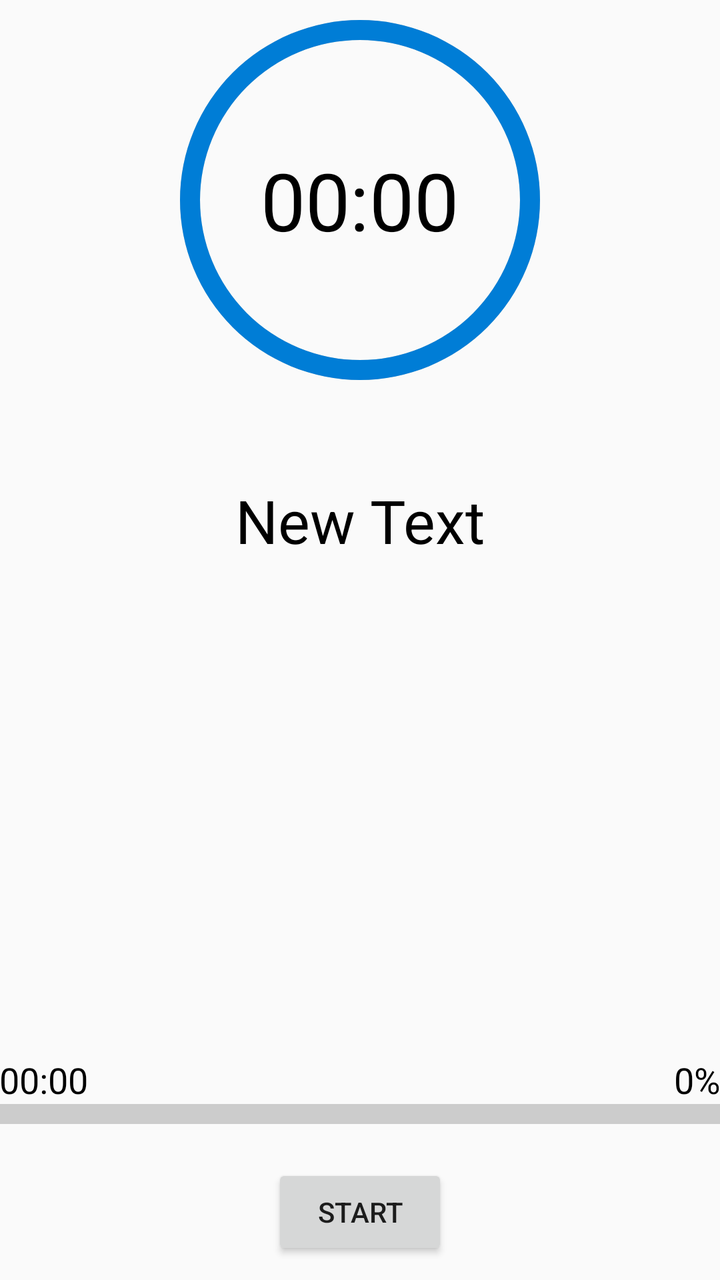
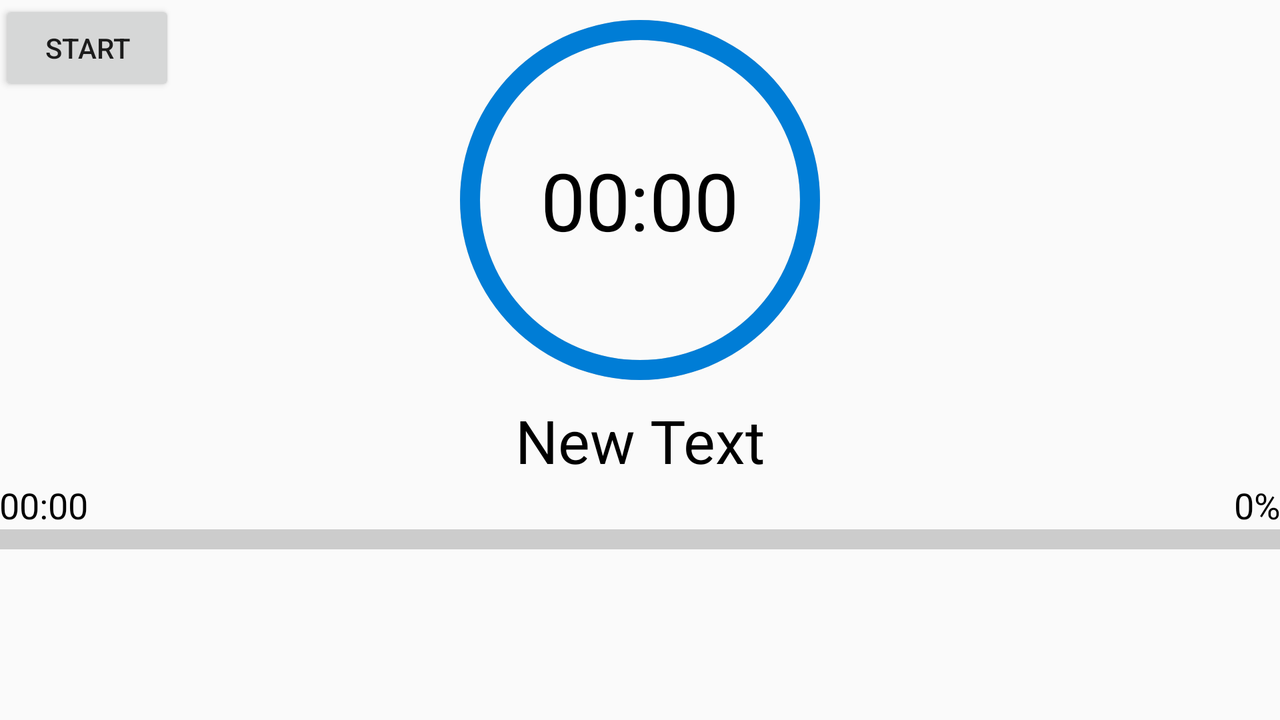

Two renders of one Android screen. The first uses the default layout on a phone; the second uses the alternative layout the repository ships for a different screen configuration, on a matching device. The two XML files are below.
<!-- AndroidManifest.xml: application theme AppTheme -->
<!-- res/layout/content_workout.xml -->
<?xml version="1.0" encoding="utf-8"?>
<RelativeLayout xmlns:android="http://schemas.android.com/apk/res/android"
                xmlns:app="http://schemas.android.com/apk/res-auto"
                xmlns:tools="http://schemas.android.com/tools"
                android:layout_width="match_parent"
                android:layout_height="match_parent"
                android:paddingBottom="@dimen/activity_vertical_margin"
                android:paddingLeft="@dimen/activity_horizontal_margin"
                android:paddingRight="@dimen/activity_horizontal_margin"
                android:paddingTop="@dimen/activity_vertical_margin"
                app:layout_behavior="@string/appbar_scrolling_view_behavior"
                tools:context="com.grawin.couchto5k.WorkoutActivity"
                tools:showIn="@layout/activity_workout">

    <RelativeLayout
        android:id="@+id/layoutProgressBar"
        android:layout_width="wrap_content"
        android:layout_height="wrap_content"
        android:layout_centerHorizontal="true"
        android:layout_alignParentTop="true">

        <ProgressBar
            android:id="@+id/activityProgressBar"
            style="?android:attr/progressBarStyleHorizontal"
            android:progressDrawable="@drawable/circular_progress_bar"
            android:background="@drawable/circle_background"
            android:layout_width="200dp"
            android:layout_height="200dp"
            android:indeterminate="false"
            android:max="100"
            android:progress="100"
            />

        <TextView
            android:id="@+id/timerText"
            android:layout_width="wrap_content"
            android:layout_height="wrap_content"
            android:text="00:00"
            android:layout_centerInParent="true"
            android:textSize="40sp"
            android:textColor="#000000"/>

    </RelativeLayout>

    <TextView
        android:layout_width="wrap_content"
        android:layout_height="wrap_content"
        android:text="New Text"
        android:id="@+id/workoutTextView"
        android:layout_below="@+id/layoutProgressBar"
        android:layout_centerHorizontal="true"
        android:layout_marginTop="40.0dip"
        android:textSize="30sp"
        android:textColor="#000000"/>

     <RelativeLayout
        android:layout_width="match_parent"
        android:layout_height="wrap_content"
        android:layout_above="@+id/timerButton"
        android:layout_alignParentLeft="true"
        android:layout_alignParentStart="true"
         android:layout_marginBottom="20.0dip">
         <TextView
             android:layout_width="wrap_content"
             android:layout_height="wrap_content"
             android:text="00:00"
             android:id="@+id/overallTime"
             android:layout_centerHorizontal="true"
             android:textSize="18sp"
             android:textColor="#000000"
             android:layout_alignParentLeft="true"
             android:layout_alignParentStart="true"/>
         <TextView
             android:layout_width="wrap_content"
             android:layout_height="wrap_content"
             android:text="0%"
             android:id="@+id/overallPercent"
             android:layout_centerHorizontal="true"
             android:textSize="18sp"
             android:textColor="#000000"
             android:layout_alignParentRight="true"
             android:layout_alignParentEnd="true"/>
         <ProgressBar
             style="?android:attr/progressBarStyleHorizontal"
             android:progressDrawable="@drawable/custom_progressbar"
             android:layout_width="match_parent"
             android:layout_height="10.0dp"
             android:id="@+id/overallProgressBar"
             android:layout_below="@+id/overallTime"
             android:layout_centerHorizontal="true"/>
    </RelativeLayout>

    <Button
        android:layout_width="wrap_content"
        android:layout_height="wrap_content"
        android:text="Start"
        android:id="@+id/timerButton"
        android:onClick="handleStartTimerButton"
        android:layout_marginBottom="10.0dip"
        android:layout_alignParentBottom="true"
        android:layout_centerHorizontal="true"/>

</RelativeLayout>
<!-- res/layout/activity_workout.xml (included above) -->
<?xml version="1.0" encoding="utf-8"?>
<android.support.design.widget.CoordinatorLayout
    xmlns:android="http://schemas.android.com/apk/res/android"
    xmlns:app="http://schemas.android.com/apk/res-auto"
    xmlns:tools="http://schemas.android.com/tools"
    android:layout_width="match_parent"
    android:layout_height="match_parent"
    android:fitsSystemWindows="true"
    tools:context="com.grawin.couchto5k.WorkoutActivity">

    <android.support.design.widget.AppBarLayout
        android:layout_width="match_parent"
        android:layout_height="wrap_content"
        android:theme="@style/AppTheme.AppBarOverlay">

        <android.support.v7.widget.Toolbar
            android:id="@+id/toolbar"
            android:layout_width="match_parent"
            android:layout_height="?attr/actionBarSize"
            android:background="?attr/colorPrimary"
            app:popupTheme="@style/AppTheme.PopupOverlay"/>

    </android.support.design.widget.AppBarLayout>

    <include layout="@layout/content_workout"/>

</android.support.design.widget.CoordinatorLayout>
<!-- resources referenced by this layout -->
<resources>
  <!-- drawable circle_background (drawable) -->
  <?xml version="1.0" encoding="utf-8"?>
  <shape
      xmlns:android="http://schemas.android.com/apk/res/android"
      android:shape="ring"
      android:innerRadiusRatio="2.5"
      android:thickness="10.0dip"
      android:useLevel="false">
  
      <solid android:color="#CCC" />
  
  </shape>
  <!-- drawable circular_progress_bar (drawable) -->
  <?xml version="1.0" encoding="utf-8"?>
  <rotate xmlns:android="http://schemas.android.com/apk/res/android"
          android:fromDegrees="90"
          android:toDegrees="90">
      <shape
          android:innerRadiusRatio="2.5"
          android:shape="ring"
          android:thickness="10.0dip"
          android:useLevel="true">
  
          <gradient
              android:angle="0"
              android:endColor="#007DD6"
              android:startColor="#007DD6"
              android:type="sweep"
              android:useLevel="false" />
      </shape>
  </rotate>
  
  <!-- drawable custom_progressbar (drawable) -->
  <?xml version="1.0" encoding="utf-8"?>
  <layer-list xmlns:android="http://schemas.android.com/apk/res/android">
  
      
      <item android:id="@android:id/background">
          <shape>
              <gradient
                  android:startColor="@color/progressBackground"
                  android:centerColor="@color/progressBackground"
                  android:centerY="1.0"
                  android:endColor="@color/progressBackground"
                  android:angle="270"
                  />
          </shape>
      </item>
  
      
      <item android:id="@android:id/progress">
          <clip>
              <shape>
                  <gradient
                      android:startColor="@color/progressColor"
                      android:centerColor="@color/progressColor"
                      android:centerY="1.0"
                      android:endColor="@color/progressColor"
                      android:angle="270"
                      />
              </shape>
          </clip>
      </item>
  </layer-list>
  <style name="AppTheme.AppBarOverlay" parent="ThemeOverlay.AppCompat.Dark.ActionBar" />
  <style name="AppTheme.PopupOverlay" parent="ThemeOverlay.AppCompat.Light" />
  <style name="AppTheme" parent="Theme.AppCompat.Light.DarkActionBar">
          
          <item name="colorPrimary">@color/colorPrimary</item>
          <item name="colorPrimaryDark">@color/colorPrimaryDark</item>
          <item name="colorAccent">@color/colorAccent</item>
  
          
          <item name="android:dropDownListViewStyle">@style/mySpinnerStyle</item>
      </style>
  <color name="progressBackground">#CCC</color>
  <color name="progressColor">#007DD6</color>
  <color name="colorPrimary">#009688</color>
  <color name="colorPrimaryDark">#00796B</color>
  <color name="colorAccent">#FF5252</color>
  <style name="mySpinnerStyle" parent="android:Widget.ListView.DropDown">
  
  
          
          <item name="android:divider">@color/progressBackground</item>
          <item name="android:dividerHeight">1dp</item>
  
          
      </style>
</resources>
<!-- res/layout-land/content_workout.xml (the author's variant of the layout above) -->
<!-- drawn on the phone turned sideways -->
<?xml version="1.0" encoding="utf-8"?>
<RelativeLayout xmlns:android="http://schemas.android.com/apk/res/android"
                xmlns:app="http://schemas.android.com/apk/res-auto"
                xmlns:tools="http://schemas.android.com/tools"
                android:layout_width="match_parent"
                android:layout_height="match_parent"
                android:paddingBottom="@dimen/activity_vertical_margin"
                android:paddingLeft="@dimen/activity_horizontal_margin"
                android:paddingRight="@dimen/activity_horizontal_margin"
                android:paddingTop="@dimen/activity_vertical_margin"
                app:layout_behavior="@string/appbar_scrolling_view_behavior"
                tools:context="com.grawin.couchto5k.WorkoutActivity"
                tools:showIn="@layout/activity_workout">

    <RelativeLayout
        android:id="@+id/layoutProgressBar"
        android:layout_width="wrap_content"
        android:layout_height="wrap_content"
        android:layout_centerHorizontal="true"
        android:layout_alignParentTop="true">

        <ProgressBar
            android:id="@+id/activityProgressBar"
            style="?android:attr/progressBarStyleHorizontal"
            android:progressDrawable="@drawable/circular_progress_bar"
            android:background="@drawable/circle_background"
            android:layout_width="200dp"
            android:layout_height="200dp"
            android:indeterminate="false"
            android:max="100"
            android:progress="100"
            />

        <TextView
            android:id="@+id/timerText"
            android:layout_width="wrap_content"
            android:layout_height="wrap_content"
            android:text="00:00"
            android:layout_centerInParent="true"
            android:textSize="40sp"
            android:textColor="#000000"/>

    </RelativeLayout>

    <TextView
        android:layout_width="wrap_content"
        android:layout_height="wrap_content"
        android:text="New Text"
        android:id="@+id/workoutTextView"
        android:layout_below="@+id/layoutProgressBar"
        android:layout_centerHorizontal="true"

        android:textSize="30sp"
        android:textColor="#000000"/>

     <RelativeLayout
        android:layout_width="match_parent"
        android:layout_height="wrap_content"
        android:layout_below="@+id/workoutTextView"
        android:layout_alignParentLeft="true"
        android:layout_alignParentStart="true"
         android:layout_marginBottom="20.0dip">
         <TextView
             android:layout_width="wrap_content"
             android:layout_height="wrap_content"
             android:text="00:00"
             android:id="@+id/overallTime"
             android:layout_centerHorizontal="true"
             android:textSize="18sp"
             android:textColor="#000000"
             android:layout_alignParentLeft="true"
             android:layout_alignParentStart="true"/>
         <TextView
             android:layout_width="wrap_content"
             android:layout_height="wrap_content"
             android:text="0%"
             android:id="@+id/overallPercent"
             android:layout_centerHorizontal="true"
             android:textSize="18sp"
             android:textColor="#000000"
             android:layout_alignParentRight="true"
             android:layout_alignParentEnd="true"/>
         <ProgressBar
             style="?android:attr/progressBarStyleHorizontal"
             android:progressDrawable="@drawable/custom_progressbar"
             android:layout_width="match_parent"
             android:layout_height="10.0dp"
             android:id="@+id/overallProgressBar"
             android:layout_below="@+id/overallTime"
             android:layout_centerHorizontal="true"/>
    </RelativeLayout>

    <Button
        android:layout_width="wrap_content"
        android:layout_height="wrap_content"
        android:text="@string/start"
        android:id="@+id/timerButton"
        android:onClick="handleStartTimerButton"
        android:layout_marginBottom="10.0dip"/>

</RelativeLayout>
<!-- res/layout/content_workout.xml (included above) -->
<?xml version="1.0" encoding="utf-8"?>
<RelativeLayout xmlns:android="http://schemas.android.com/apk/res/android"
                xmlns:app="http://schemas.android.com/apk/res-auto"
                xmlns:tools="http://schemas.android.com/tools"
                android:layout_width="match_parent"
                android:layout_height="match_parent"
                android:paddingBottom="@dimen/activity_vertical_margin"
                android:paddingLeft="@dimen/activity_horizontal_margin"
                android:paddingRight="@dimen/activity_horizontal_margin"
                android:paddingTop="@dimen/activity_vertical_margin"
                app:layout_behavior="@string/appbar_scrolling_view_behavior"
                tools:context="com.grawin.couchto5k.WorkoutActivity"
                tools:showIn="@layout/activity_workout">

    <RelativeLayout
        android:id="@+id/layoutProgressBar"
        android:layout_width="wrap_content"
        android:layout_height="wrap_content"
        android:layout_centerHorizontal="true"
        android:layout_alignParentTop="true">

        <ProgressBar
            android:id="@+id/activityProgressBar"
            style="?android:attr/progressBarStyleHorizontal"
            android:progressDrawable="@drawable/circular_progress_bar"
            android:background="@drawable/circle_background"
            android:layout_width="200dp"
            android:layout_height="200dp"
            android:indeterminate="false"
            android:max="100"
            android:progress="100"
            />

        <TextView
            android:id="@+id/timerText"
            android:layout_width="wrap_content"
            android:layout_height="wrap_content"
            android:text="00:00"
            android:layout_centerInParent="true"
            android:textSize="40sp"
            android:textColor="#000000"/>

    </RelativeLayout>

    <TextView
        android:layout_width="wrap_content"
        android:layout_height="wrap_content"
        android:text="New Text"
        android:id="@+id/workoutTextView"
        android:layout_below="@+id/layoutProgressBar"
        android:layout_centerHorizontal="true"
        android:layout_marginTop="40.0dip"
        android:textSize="30sp"
        android:textColor="#000000"/>

     <RelativeLayout
        android:layout_width="match_parent"
        android:layout_height="wrap_content"
        android:layout_above="@+id/timerButton"
        android:layout_alignParentLeft="true"
        android:layout_alignParentStart="true"
         android:layout_marginBottom="20.0dip">
         <TextView
             android:layout_width="wrap_content"
             android:layout_height="wrap_content"
             android:text="00:00"
             android:id="@+id/overallTime"
             android:layout_centerHorizontal="true"
             android:textSize="18sp"
             android:textColor="#000000"
             android:layout_alignParentLeft="true"
             android:layout_alignParentStart="true"/>
         <TextView
             android:layout_width="wrap_content"
             android:layout_height="wrap_content"
             android:text="0%"
             android:id="@+id/overallPercent"
             android:layout_centerHorizontal="true"
             android:textSize="18sp"
             android:textColor="#000000"
             android:layout_alignParentRight="true"
             android:layout_alignParentEnd="true"/>
         <ProgressBar
             style="?android:attr/progressBarStyleHorizontal"
             android:progressDrawable="@drawable/custom_progressbar"
             android:layout_width="match_parent"
             android:layout_height="10.0dp"
             android:id="@+id/overallProgressBar"
             android:layout_below="@+id/overallTime"
             android:layout_centerHorizontal="true"/>
    </RelativeLayout>

    <Button
        android:layout_width="wrap_content"
        android:layout_height="wrap_content"
        android:text="Start"
        android:id="@+id/timerButton"
        android:onClick="handleStartTimerButton"
        android:layout_marginBottom="10.0dip"
        android:layout_alignParentBottom="true"
        android:layout_centerHorizontal="true"/>

</RelativeLayout>
<!-- resources referenced by the variant -->
<!-- as the phone turned sideways resolves them -->
<resources>
  <!-- drawable circle_background (drawable) -->
  <?xml version="1.0" encoding="utf-8"?>
  <shape
      xmlns:android="http://schemas.android.com/apk/res/android"
      android:shape="ring"
      android:innerRadiusRatio="2.5"
      android:thickness="10.0dip"
      android:useLevel="false">
  
      <solid android:color="#CCC" />
  
  </shape>
  <!-- drawable circular_progress_bar (drawable) -->
  <?xml version="1.0" encoding="utf-8"?>
  <rotate xmlns:android="http://schemas.android.com/apk/res/android"
          android:fromDegrees="90"
          android:toDegrees="90">
      <shape
          android:innerRadiusRatio="2.5"
          android:shape="ring"
          android:thickness="10.0dip"
          android:useLevel="true">
  
          <gradient
              android:angle="0"
              android:endColor="#007DD6"
              android:startColor="#007DD6"
              android:type="sweep"
              android:useLevel="false" />
      </shape>
  </rotate>
  
  <!-- drawable custom_progressbar (drawable) -->
  <?xml version="1.0" encoding="utf-8"?>
  <layer-list xmlns:android="http://schemas.android.com/apk/res/android">
  
      
      <item android:id="@android:id/background">
          <shape>
              <gradient
                  android:startColor="@color/progressBackground"
                  android:centerColor="@color/progressBackground"
                  android:centerY="1.0"
                  android:endColor="@color/progressBackground"
                  android:angle="270"
                  />
          </shape>
      </item>
  
      
      <item android:id="@android:id/progress">
          <clip>
              <shape>
                  <gradient
                      android:startColor="@color/progressColor"
                      android:centerColor="@color/progressColor"
                      android:centerY="1.0"
                      android:endColor="@color/progressColor"
                      android:angle="270"
                      />
              </shape>
          </clip>
      </item>
  </layer-list>
  <string name="start">Start</string>
  <style name="AppTheme.AppBarOverlay" parent="ThemeOverlay.AppCompat.Dark.ActionBar" />
  <style name="AppTheme.PopupOverlay" parent="ThemeOverlay.AppCompat.Light" />
  <style name="AppTheme" parent="Theme.AppCompat.Light.DarkActionBar">
          
          <item name="colorPrimary">@color/colorPrimary</item>
          <item name="colorPrimaryDark">@color/colorPrimaryDark</item>
          <item name="colorAccent">@color/colorAccent</item>
  
          
          <item name="android:dropDownListViewStyle">@style/mySpinnerStyle</item>
      </style>
  <color name="progressBackground">#CCC</color>
  <color name="progressColor">#007DD6</color>
  <color name="colorPrimary">#009688</color>
  <color name="colorPrimaryDark">#00796B</color>
  <color name="colorAccent">#FF5252</color>
  <style name="mySpinnerStyle" parent="android:Widget.ListView.DropDown">
  
  
          
          <item name="android:divider">@color/progressBackground</item>
          <item name="android:dividerHeight">1dp</item>
  
          
      </style>
</resources>
